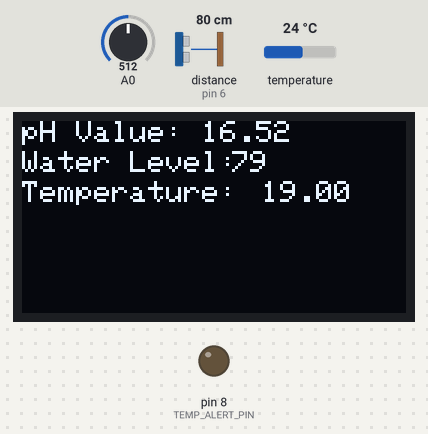
Bench run of a sketch on a simulated Arduino Uno, built with avr-gcc and run on an emulated ATmega328P. On the bench: 128×64 one-colour display, output pins drawn as LEDs (lit = HIGH). Wiring (inferred from the names in the program): ultrasonic range finder: trigger pin 7; echo pin 6. Inputs (shaded band) come from the test bench; at power-on: temperature 24 °C, distance to the obstacle (sensor on pin 6) 80 cm, A0 = 512. The echo pulse lasts 58.3 µs per cm; pins used as bus, display or sensor lines are not drawn.

Above: at 3.7 s.
3.8 s: temperature set to 20.6 °C
At 6.2 s:
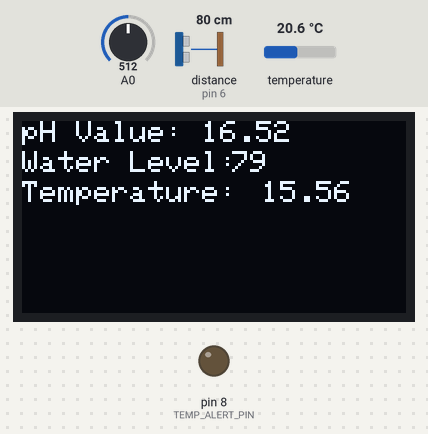
6.7 s: temperature set to 19.2 °C
At 7.9 s:
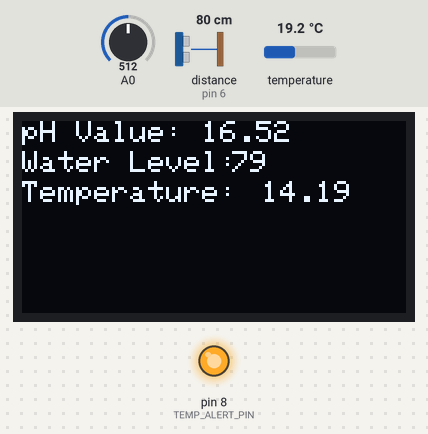
8.8 s: distance to the obstacle (sensor on pin 6) set to 2 cm
At 12.4 s:
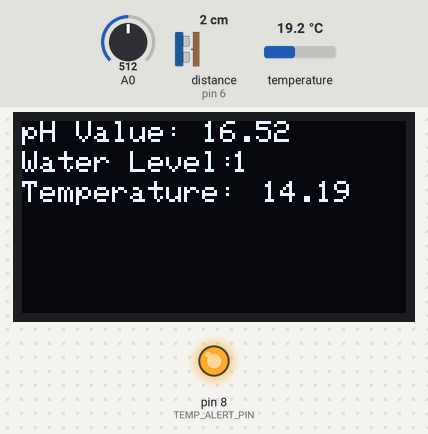
13.0 s: A0 set to 716
At 16.6 s:
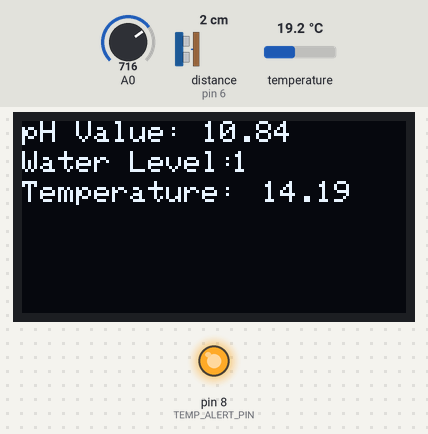
17.2 s: distance to the obstacle (sensor on pin 6) set to 4 cm
At 20.9 s:
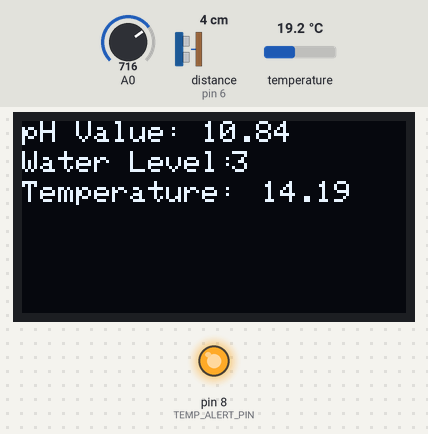
21.4 s: A0 set to 900
At 25.1 s:
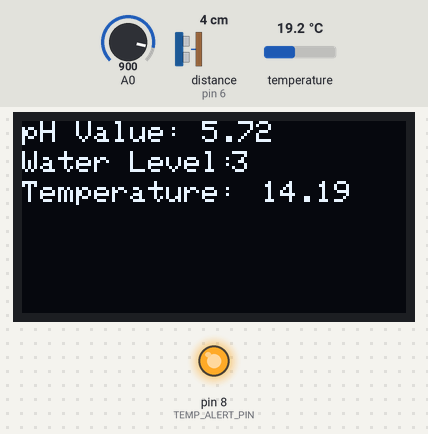
Timing chart, 0 to 26.6 s (numbered marks = the images above; inputs shaded):
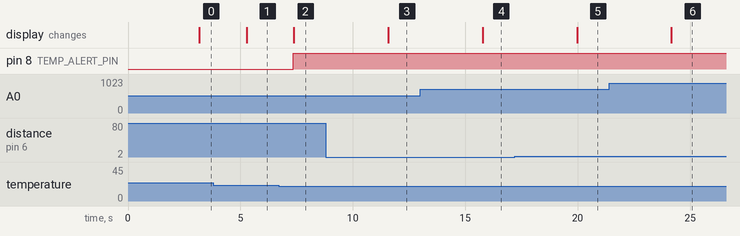

The sketch:

oled.ino
```cpp
#include <Wire.h>
#include <Adafruit_SSD1306.h>
#include <OneWire.h>
#include <DallasTemperature.h>

#define OLED_RESET 4
Adafruit_SSD1306 display(OLED_RESET);

#define TRIG_PIN 7
#define ECHO_PIN 6
#define ONE_WIRE_BUS 2
#define TEMP_ALERT_PIN 8

float calibration_value = 30.77;
int phval = 0;
unsigned long int avgval;
int buffer_arr[10],temp;

OneWire oneWire(ONE_WIRE_BUS);
DallasTemperature sensors(&oneWire);

void setup()
{
  pinMode(TRIG_PIN, OUTPUT);
  pinMode(ECHO_PIN, INPUT);
  pinMode(TEMP_ALERT_PIN, OUTPUT);

  sensors.begin();

  Serial.begin(9600);
  display.begin(SSD1306_SWITCHCAPVCC, 0x3C);
  display.clearDisplay();
  display.setTextSize(1);
  display.setTextColor(WHITE);
  display.setCursor(50,0);
  display.println("EEE");
  display.setCursor(50,10);
  display.println("4518");
  display.display();
  delay(2000);
}

void loop() {
 for(int i=0;i<10;i++)
 {
 buffer_arr[i]=analogRead(A0);
 delay(30);
 }
 for(int i=0;i<9;i++)
 {
 for(int j=i+1;j<10;j++)
 {
 if(buffer_arr[i]>buffer_arr[j])
 {
 temp=buffer_arr[i];
 buffer_arr[i]=buffer_arr[j];
 buffer_arr[j]=temp;
 }
 }
 }
 avgval=0;
 for(int i=2;i<8;i++)
 avgval+=buffer_arr[i];
 float volt=(float)avgval*5.0/1024/6;
 float ph_act = -5.70 * volt + calibration_value;

 long duration, distance;
 digitalWrite(TRIG_PIN, LOW);
 delayMicroseconds(2);
 digitalWrite(TRIG_PIN, HIGH);
 delayMicroseconds(10);
 digitalWrite(TRIG_PIN, LOW);
 duration = pulseIn(ECHO_PIN, HIGH);
 distance = (duration/2) / 29.1;

 sensors.requestTemperatures();
 float tempC = sensors.getTempCByIndex(0) - 5;

 if(tempC < 15) {
   digitalWrite(TEMP_ALERT_PIN, HIGH);
 } else {
   digitalWrite(TEMP_ALERT_PIN, LOW);
 }

 display.clearDisplay();
 display.setCursor(0, 0);
 display.println("pH Value:");
 display.setCursor(60, 0);
 display.println(ph_act);
 display.setCursor(0, 10);
 display.println("Water Level:");
 display.setCursor(70, 10);
 display.println(distance);
 display.setCursor(0, 20);
 display.println("Temperature:");
 display.setCursor(80, 20);
 display.println(tempC);
 display.display();

 delay(1000);
}
```

Measured:
- the behaviour switches between 20 and 19.9 °C on temperature (found by bisection; images 1 and 2)
- after the input at 3.8 s, the display: changes after 1.5 s (image 1)
- after the input at 6.7 s, pin 8 (TEMP_ALERT_PIN): LOW → HIGH after 0.65 s; the display: changes after 0.68 s (image 2)
- after the input at 8.8 s, the display: changes after 2.8 s (image 3)
- after the input at 13.0 s, the display: changes after 2.8 s (image 4)
- after the input at 17.2 s, the display: changes after 2.8 s (image 5)
- after the input at 21.4 s, the display: changes after 2.8 s (image 6)
